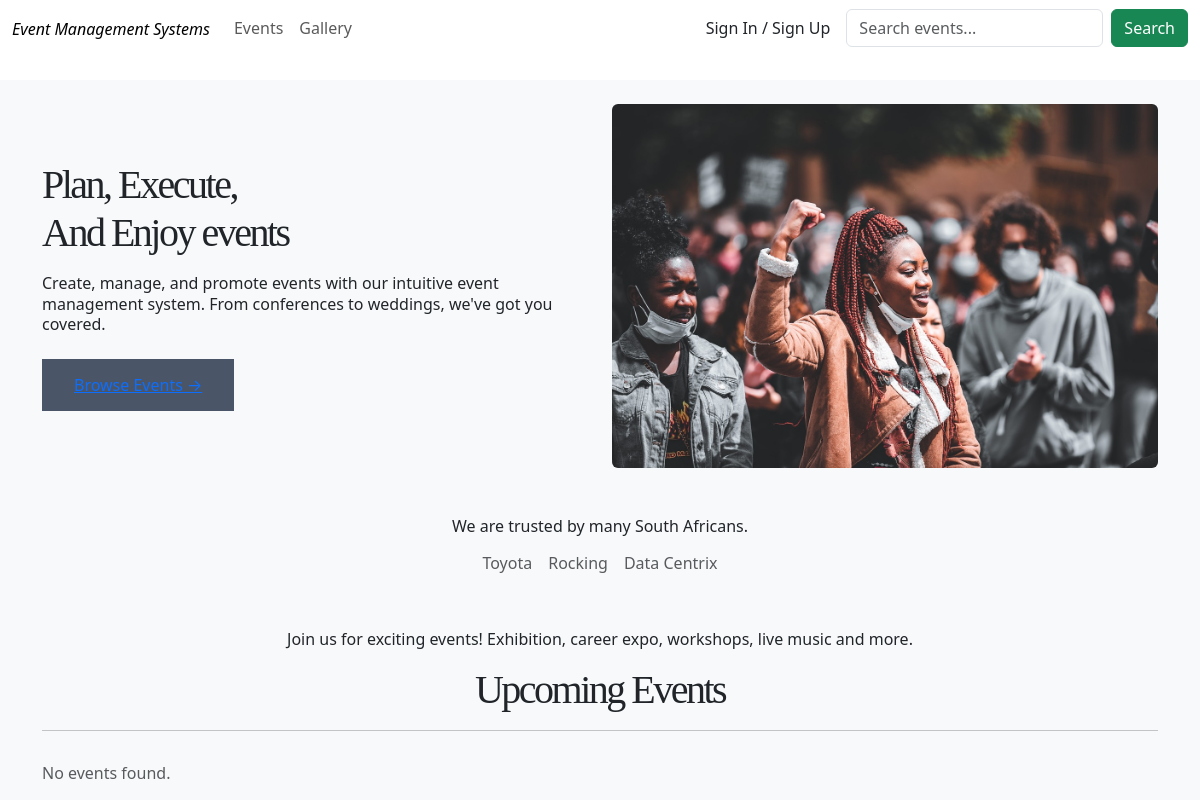
/, run on an earlier commit of the app's database.
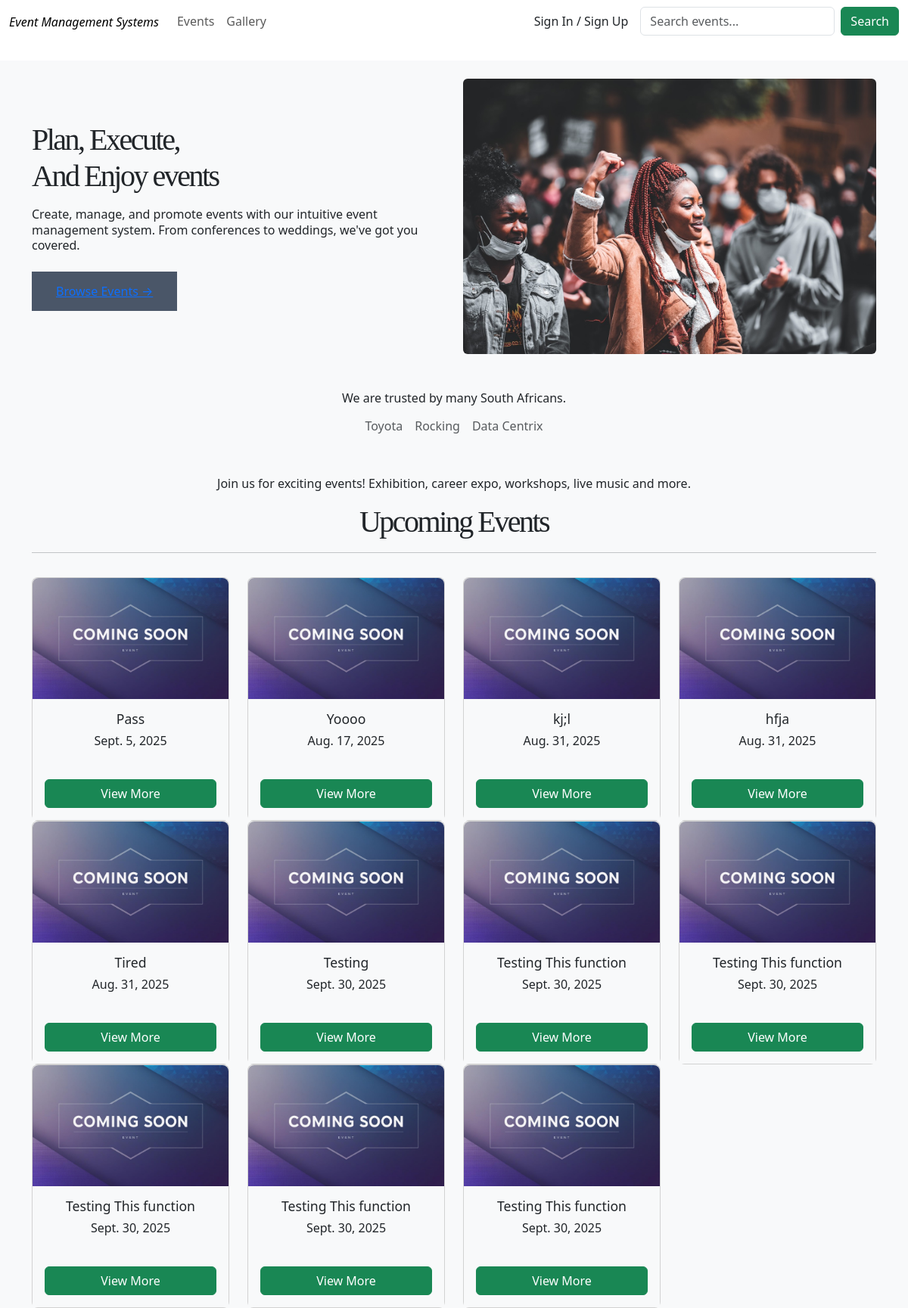
And on a later commit of the database.
### event_app/models.py (models this page shows, shortened)
class Event(models.Model):
    MUSIC_ARTS = 'music-arts'
    BUSINESS = 'business'
    SPORTS = 'sports'
    TECHNOLOGY = 'technology'
    FOOD_DRINK = 'food-drink'
    HEALTH_WELLNESS = 'health-wellness'
    EDUCATION = 'education'
    COMMUNITY = 'community'
    CHARITY = 'charity'
    GOVERNMENT = 'government'
    TOURISM = 'tourism'
    CATEGORY_CHOICES = [
        (MUSIC_ARTS, 'Music & Arts'),
        (BUSINESS, 'Business & Professional'),
        (SPORTS, 'Sports & Fitness'),
        (TECHNOLOGY, 'Technology'),
        (FOOD_DRINK, 'Food & Drink'),
        (HEALTH_WELLNESS, 'Health & Wellness'),
        (EDUCATION, 'Education & Learning'),
        (COMMUNITY, 'Community & Culture'),
        (CHARITY, 'Charity & Fundraising'),
        (GOVERNMENT, 'Government & Politics'),
        (TOURISM, 'Tourism & Hospitality'),
    ]
    DRAFT = 'draft'
    PUBLISHED = 'published'
    CANCELLED = 'cancelled'
    PENDING = 'pending'
    REJECTED = 'rejected'
    STATUS_CHOICES = [
        (DRAFT, 'Draft'),
        (PUBLISHED, 'Published'),
        (CANCELLED, 'Cancelled'),
        (PENDING, 'Pending'),
    ]
    title = models.CharField(max_length=200)
    description = models.TextField()
    category = models.CharField(max_length=80, choices=CATEGORY_CHOICES)
    status = models.CharField(max_length=20, choices=STATUS_CHOICES, default=DRAFT)
    organizer = models.ForeignKey(User, on_delete=models.CASCADE, related_name='organized_events')
    is_approved = models.BooleanField(default=False)
    attendees = models.ManyToManyField(
        Attendee,
        through='EventRegistration',
        related_name='events',
        blank=True
    )
    start_date = models.DateField()
    end_date = models.DateField()
    start_time = models.TimeField()
    end_time = models.TimeField()
    venue = models.CharField(max_length=200)
    city = models.CharField(max_length=100)
    is_online = models.BooleanField(default=False)
    online_link = models.URLField(blank=True, null=True)
    image = models.ImageField(upload_to='event_images/', blank=True, null=True)
    tags = models.TextField(help_text='Comma-separated tags', blank=True)
    max_attendees = models.PositiveIntegerField(blank=True, null=True)
    registration_deadline = models.DateTimeField(blank=True, null=True)
    views_count = models.PositiveIntegerField(default=0, editable=False)
    created_at = models.DateTimeField(auto_now_add=True)
    updated_at = models.DateTimeField(auto_now=True)
    class Meta:
        ordering = ['-created_at']

### event_app/views.py (the view)
# urls.py: path('', views.home_view, name='home'),
def home_view(request):
    events = Event.objects.filter(status=Event.PUBLISHED)
    return render(request, 'home.html', {'events': events})

### templates/home.html (shortened to what this page needs)
{% extends "base.html" %}
{%load static%}
{%block content %}
<section id="hero" class="container-fluid mt-4 p-4">
   <div class="container">
    <div class="row align-items-center flex-md-row flex-column-reverse text-center text-md-start">
      <div class="col-md-6 hero-content ">
        <h1 class="mb-3">Plan, Execute, <br>And Enjoy events</h1>
        <p class="mb-4">Create, manage, and promote events with our intuitive event management
      system. From conferences to weddings, we've got you covered.
      </p>
      <a href="" class="button">Browse Events →</a>
      </div>
      <div class="col-md-6 mb-4 mb-md-0">
        <img src="{% static 'images/woman.jpg' %}" alt="People enjoying an event" class="img-fluid rounded">
      </div>
    </div>
    <div class="trusted-partners mt-5 text-center">
      <p>We are trusted by many South Africans.</p>
      <div class="d-flex flex-wrap justify-content-center gap-3">
        <p class="text-muted"> Toyota</p>
        <p class="text-muted">Rocking</p>
        <p class="text-muted">Data Centrix</p>
      </div>
    </div>
  </div>
</section>
<section id="upcoming-events">
  <div class="container">
    <div class="py-3 text-center">
      <p>
        Join us for exciting events! Exhibition, career expo, workshops, live
        music and more.
      </p>
      <h1 class="category-title mb-2">Upcoming Events</h1>
      <hr class="section-divider mb-3">
    </div>
    <div class="row">
      {% for event in events %}
      <div class="col-md-3 d-flex align-items-stretch">
        <div class="card w-100 h-100" style="border-radius: 8px; min-height: 320px;">
          {% if event.image %}
            <img src="{{ event.image.url }}" class="card-img-top" style="height: 160px; object-fit: cover; border-top-left-radius: 8px; border-top-right-radius: 8px;" alt="{{ event.title }}">
          {% else %}
            <img src="{% static 'images/default1.jpg' %}" class="card-img-top" style="height: 160px; object-fit: cover; border-top-left-radius: 8px; border-top-right-radius: 8px;" alt="Default Event Image">
          {% endif %}
          <div class="card-body text-center bg-light text-dark d-flex flex-column justify-content-between" style="height: 160px;">
            <h5 class="card-title" style="font-size: 1.1rem;">{{ event.title }}</h5>
            <p class="card-text mb-2">{{ event.start_date }}</p>
            <a href="{% url 'event_details' event.pk %}" class="btn btn-success mt-auto">View More</a>
          </div>
        </div>
      </div>
      {% empty %}
      <p class="text-muted">No events found.</p>
      {% endfor %}
    </div>
  </div>
</section>
{% endblock content %}

What changed in the data, as far as the page shows it:
added Event: title "Pass", start_date "Sept. 5, 2025"
added Event: title "Yoooo", start_date "Aug. 17, 2025"
added Event: title "kj;l", start_date "Aug. 31, 2025"
added Event: title "hfja", start_date "Aug. 31, 2025"
added Event: title "Tired", start_date "Aug. 31, 2025"
added Event: title "Testing", start_date "Sept. 30, 2025"
added Event: title "Testing This function", start_date "Sept. 30, 2025"
added Event: title "Testing This function", start_date "Sept. 30, 2025"
added Event: title "Testing This function", start_date "Sept. 30, 2025"
added Event: title "Testing This function", start_date "Sept. 30, 2025"
added Event: title "Testing This function", start_date "Sept. 30, 2025"
Also different on the page:
text no longer shown: "No events found."
